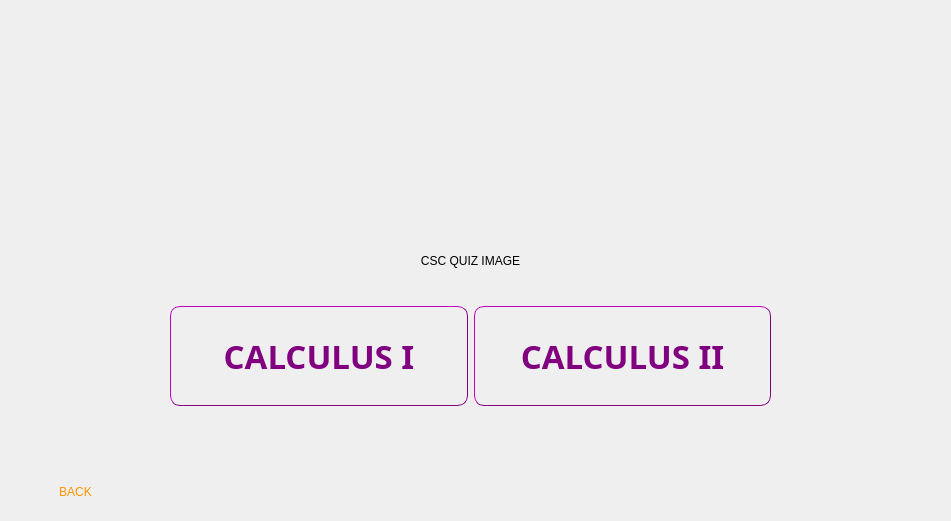
<?xml version="1.0" encoding="UTF-8"?>
<ui version="4.0">
 <class>mathsquizDialog</class>
 <widget class="QDialog" name="mathsquizDialog">
  <property name="geometry">
   <rect>
    <x>0</x>
    <y>0</y>
    <width>951</width>
    <height>521</height>
   </rect>
  </property>
  <property name="windowTitle">
   <string>Dialog</string>
  </property>
  <widget class="QStackedWidget" name="stackedWidgetMaths">
   <property name="geometry">
    <rect>
     <x>0</x>
     <y>0</y>
     <width>941</width>
     <height>521</height>
    </rect>
   </property>
   <property name="currentIndex">
    <number>0</number>
   </property>
   <widget class="QWidget" name="MathsmainPage">
    <widget class="QLabel" name="MathsQuizPic">
     <property name="geometry">
      <rect>
       <x>0</x>
       <y>0</y>
       <width>941</width>
       <height>521</height>
      </rect>
     </property>
     <property name="text">
      <string>CSC QUIZ IMAGE</string>
     </property>
     <property name="scaledContents">
      <bool>true</bool>
     </property>
     <property name="alignment">
      <set>Qt::AlignCenter</set>
     </property>
    </widget>
    <widget class="QPushButton" name="Back2_btn">
     <property name="geometry">
      <rect>
       <x>20</x>
       <y>471</y>
       <width>111</width>
       <height>41</height>
      </rect>
     </property>
     <property name="styleSheet">
      <string notr="true">background-image:url(:/img/blackBacground.jpeg);
color: rgb(255, 147, 0);
font: 900 17pt &quot;Avenir&quot;;
border-radius: 10px;</string>
     </property>
     <property name="text">
      <string>BACK</string>
     </property>
    </widget>
    <widget class="QWidget" name="horizontalLayoutWidget">
     <property name="geometry">
      <rect>
       <x>170</x>
       <y>300</y>
       <width>601</width>
       <height>112</height>
      </rect>
     </property>
     <layout class="QHBoxLayout" name="horizontalLayout">
      <item>
       <widget class="QPushButton" name="Csc111_btn">
        <property name="minimumSize">
         <size>
          <width>0</width>
          <height>100</height>
         </size>
        </property>
        <property name="font">
         <font>
          <family>Noteworthy</family>
          <pointsize>25</pointsize>
          <bold>true</bold>
         </font>
        </property>
        <property name="styleSheet">
         <string notr="true">background-image:url(:/img/background3_Pic.jpeg);
color: purple;
border-width: 1px;
border-color: purple;
border-style: outset;
border-radius: 10px;</string>
        </property>
        <property name="text">
         <string>CALCULUS I</string>
        </property>
       </widget>
      </item>
      <item>
       <widget class="QPushButton" name="Csc211_btn">
        <property name="minimumSize">
         <size>
          <width>0</width>
          <height>100</height>
         </size>
        </property>
        <property name="font">
         <font>
          <family>Noteworthy</family>
          <pointsize>25</pointsize>
          <bold>true</bold>
         </font>
        </property>
        <property name="styleSheet">
         <string notr="true">background-image:url(:/img/background3_Pic.jpeg);
color: purple;
border-width: 1px;
border-color: purple;
border-style: outset;
border-radius: 10px;</string>
        </property>
        <property name="text">
         <string>CALCULUS II</string>
        </property>
       </widget>
      </item>
     </layout>
    </widget>
   </widget>
   <widget class="QWidget" name="Calc1Readypage">
    <widget class="QLabel" name="calc1_Pic">
     <property name="geometry">
      <rect>
       <x>0</x>
       <y>0</y>
       <width>941</width>
       <height>521</height>
      </rect>
     </property>
     <property name="text">
      <string>CSC 111 Quiz Image background</string>
     </property>
     <property name="scaledContents">
      <bool>true</bool>
     </property>
     <property name="alignment">
      <set>Qt::AlignCenter</set>
     </property>
    </widget>
    <widget class="QLabel" name="Calc1Descrip">
     <property name="geometry">
      <rect>
       <x>170</x>
       <y>140</y>
       <width>611</width>
       <height>231</height>
      </rect>
     </property>
     <property name="font">
      <font>
       <family>Charter</family>
       <bold>true</bold>
      </font>
     </property>
     <property name="styleSheet">
      <string notr="true">color: #FF6BBE;</string>
     </property>
     <property name="text">
      <string>&lt;html&gt;&lt;head/&gt;&lt;body&gt;&lt;p align=&quot;center&quot;&gt;&lt;span style=&quot; font-size:18pt; color:#ffffff;&quot;&gt;This quiz assesses your understanding of Calculus I concepts, including limits, derivatives and applications of derivatives. The 10 questions aim to evaluate your proficiency in these fundamental aspects. Get ready to showcase your mathematiccal skills and reinforce your knowledge. &lt;/span&gt;&lt;/p&gt;&lt;/body&gt;&lt;/html&gt;</string>
     </property>
     <property name="wordWrap">
      <bool>true</bool>
     </property>
    </widget>
    <widget class="QPushButton" name="Ready_btn">
     <property name="geometry">
      <rect>
       <x>360</x>
       <y>350</y>
       <width>211</width>
       <height>81</height>
      </rect>
     </property>
     <property name="font">
      <font>
       <family>Noteworthy</family>
       <pointsize>25</pointsize>
       <bold>true</bold>
      </font>
     </property>
     <property name="styleSheet">
      <string notr="true">background-image:url(:/img/background3_Pic.jpeg);
color: purple;
border-width: 1px;
border-color: purple;
border-style: outset;
border-radius: 10px;</string>
     </property>
     <property name="text">
      <string>Ready</string>
     </property>
    </widget>
    <widget class="QPushButton" name="Back_btn">
     <property name="geometry">
      <rect>
       <x>40</x>
       <y>471</y>
       <width>100</width>
       <height>41</height>
      </rect>
     </property>
     <property name="styleSheet">
      <string notr="true">background-image:url(:/img/blackBacground.jpeg);
color: rgb(255, 147, 0);
font: 900 17pt &quot;Avenir&quot;;
border-radius: 10px;</string>
     </property>
     <property name="text">
      <string>BACK</string>
     </property>
    </widget>
   </widget>
   <widget class="QWidget" name="Calc1QuizDisplay">
    <widget class="QLabel" name="QuizCsc111Pic">
     <property name="geometry">
      <rect>
       <x>0</x>
       <y>0</y>
       <width>941</width>
       <height>521</height>
      </rect>
     </property>
     <property name="text">
      <string>CSC 111 Quiz Pic at the top</string>
     </property>
     <property name="scaledContents">
      <bool>true</bool>
     </property>
     <property name="alignment">
      <set>Qt::AlignCenter</set>
     </property>
    </widget>
    <widget class="QPushButton" name="Confirm_btn">
     <property name="geometry">
      <rect>
       <x>400</x>
       <y>390</y>
       <width>151</width>
       <height>41</height>
      </rect>
     </property>
     <property name="font">
      <font>
       <family>Noteworthy</family>
       <pointsize>25</pointsize>
       <bold>true</bold>
      </font>
     </property>
     <property name="styleSheet">
      <string notr="true">background-image:url(:/img/background3_Pic.jpeg);
color: purple;
border-width: 1px;
border-color: purple;
border-style: outset;
border-radius: 10px;</string>
     </property>
     <property name="text">
      <string>CONFIRM</string>
     </property>
    </widget>
    <widget class="QPushButton" name="Exit_btn">
     <property name="geometry">
      <rect>
       <x>40</x>
       <y>470</y>
       <width>91</width>
       <height>31</height>
      </rect>
     </property>
     <property name="font">
      <font>
       <family>Avenir</family>
       <pointsize>17</pointsize>
       <italic>false</italic>
       <bold>true</bold>
      </font>
     </property>
     <property name="styleSheet">
      <string notr="true">background-image:url(:/img/blackBacground.jpeg);
color: rgb(255, 147, 0);
font: 900 17pt &quot;Avenir&quot;;
border-radius: 10px;</string>
     </property>
     <property name="text">
      <string>EXIT</string>
     </property>
    </widget>
    <widget class="QWidget" name="gridLayoutWidget">
     <property name="geometry">
      <rect>
       <x>20</x>
       <y>240</y>
       <width>911</width>
       <height>111</height>
      </rect>
     </property>
     <layout class="QGridLayout" name="gridLayout">
      <item row="1" column="0">
       <widget class="QRadioButton" name="option1_Rbtn">
        <property name="font">
         <font>
          <family>Arial Black</family>
          <pointsize>14</pointsize>
          <bold>true</bold>
         </font>
        </property>
        <property name="text">
         <string>RadioButton</string>
        </property>
       </widget>
      </item>
      <item row="1" column="2">
       <widget class="QRadioButton" name="option3_Rbtn">
        <property name="font">
         <font>
          <family>Arial Black</family>
          <pointsize>14</pointsize>
          <bold>true</bold>
         </font>
        </property>
        <property name="text">
         <string>RadioButton</string>
        </property>
       </widget>
      </item>
      <item row="1" column="1">
       <widget class="QRadioButton" name="option2_Rbtn">
        <property name="font">
         <font>
          <family>Arial Black</family>
          <pointsize>14</pointsize>
          <bold>true</bold>
         </font>
        </property>
        <property name="text">
         <string>RadioButton</string>
        </property>
       </widget>
      </item>
      <item row="1" column="3">
       <widget class="QRadioButton" name="option4_Rbtn">
        <property name="font">
         <font>
          <family>Arial Black</family>
          <pointsize>14</pointsize>
          <bold>true</bold>
         </font>
        </property>
        <property name="text">
         <string>RadioButton</string>
        </property>
       </widget>
      </item>
     </layout>
    </widget>
    <widget class="QLabel" name="questionTxt">
     <property name="geometry">
      <rect>
       <x>130</x>
       <y>120</y>
       <width>701</width>
       <height>101</height>
      </rect>
     </property>
     <property name="font">
      <font>
       <family>Arial Black</family>
       <pointsize>25</pointsize>
       <bold>true</bold>
      </font>
     </property>
     <property name="text">
      <string>&lt;html&gt;&lt;head/&gt;&lt;body&gt;&lt;p align=&quot;center&quot;&gt;QUESTION TEXT&lt;/p&gt;&lt;/body&gt;&lt;/html&gt;</string>
     </property>
     <property name="alignment">
      <set>Qt::AlignCenter</set>
     </property>
    </widget>
    <widget class="QLabel" name="pts">
     <property name="geometry">
      <rect>
       <x>350</x>
       <y>80</y>
       <width>111</width>
       <height>16</height>
      </rect>
     </property>
     <property name="font">
      <font>
       <pointsize>18</pointsize>
       <bold>true</bold>
      </font>
     </property>
     <property name="text">
      <string>       POINTS :</string>
     </property>
    </widget>
    <widget class="QLabel" name="pointsVal_lbl">
     <property name="geometry">
      <rect>
       <x>470</x>
       <y>80</y>
       <width>87</width>
       <height>16</height>
      </rect>
     </property>
     <property name="font">
      <font>
       <pointsize>18</pointsize>
       <bold>true</bold>
      </font>
     </property>
     <property name="text">
      <string> pointsVal</string>
     </property>
    </widget>
    <widget class="QLabel" name="label_4">
     <property name="geometry">
      <rect>
       <x>500</x>
       <y>80</y>
       <width>181</width>
       <height>16</height>
      </rect>
     </property>
     <property name="font">
      <font>
       <pointsize>18</pointsize>
       <bold>true</bold>
      </font>
     </property>
     <property name="text">
      <string>/      10</string>
     </property>
    </widget>
   </widget>
   <widget class="QWidget" name="Calc2Readypage">
    <widget class="QPushButton" name="Back_btn_2">
     <property name="geometry">
      <rect>
       <x>40</x>
       <y>470</y>
       <width>100</width>
       <height>41</height>
      </rect>
     </property>
     <property name="styleSheet">
      <string notr="true">background-image:url(:/img/blackBacground.jpeg);
color: rgb(255, 147, 0);
font: 900 17pt &quot;Avenir&quot;;
border-radius: 10px;</string>
     </property>
     <property name="text">
      <string>BACK</string>
     </property>
    </widget>
    <widget class="QLabel" name="Cal2_Pic">
     <property name="geometry">
      <rect>
       <x>0</x>
       <y>0</y>
       <width>941</width>
       <height>521</height>
      </rect>
     </property>
     <property name="text">
      <string>CSC 211 Quiz Image background</string>
     </property>
     <property name="scaledContents">
      <bool>true</bool>
     </property>
     <property name="alignment">
      <set>Qt::AlignCenter</set>
     </property>
    </widget>
    <widget class="QLabel" name="Calc2Descrip">
     <property name="geometry">
      <rect>
       <x>230</x>
       <y>180</y>
       <width>511</width>
       <height>131</height>
      </rect>
     </property>
     <property name="font">
      <font>
       <family>Charter</family>
       <bold>true</bold>
      </font>
     </property>
     <property name="text">
      <string>&lt;html&gt;&lt;head/&gt;&lt;body&gt;&lt;p align=&quot;center&quot;&gt;&lt;span style=&quot; font-size:18pt; color:#ffffff;&quot;&gt;This quiz assesses your understanding of Calculus II concepts, including Intregration, techniques of integration, Apllication of integration and Series and Sequencies. The 10 questions aim to evaluate your proficiency in these fundamental aspects. Get ready to showcase your mathematical skills and reinforce your knowledge. &lt;/span&gt;&lt;/p&gt;&lt;/body&gt;&lt;/html&gt;</string>
     </property>
     <property name="wordWrap">
      <bool>true</bool>
     </property>
    </widget>
    <widget class="QPushButton" name="Ready_btn_2">
     <property name="geometry">
      <rect>
       <x>370</x>
       <y>350</y>
       <width>211</width>
       <height>81</height>
      </rect>
     </property>
     <property name="font">
      <font>
       <family>Noteworthy</family>
       <pointsize>25</pointsize>
       <bold>true</bold>
      </font>
     </property>
     <property name="styleSheet">
      <string notr="true">background-image:url(:/img/background3_Pic.jpeg);
color: purple;
border-width: 1px;
border-color: purple;
border-style: outset;
border-radius: 10px;</string>
     </property>
     <property name="text">
      <string>Ready</string>
     </property>
    </widget>
    <zorder>Cal2_Pic</zorder>
    <zorder>Back_btn_2</zorder>
    <zorder>Calc2Descrip</zorder>
    <zorder>Ready_btn_2</zorder>
   </widget>
   <widget class="QWidget" name="Calc2QuizDisplay">
    <widget class="QWidget" name="gridLayoutWidget_4">
     <property name="geometry">
      <rect>
       <x>20</x>
       <y>240</y>
       <width>911</width>
       <height>111</height>
      </rect>
     </property>
     <layout class="QGridLayout" name="gridLayout_4">
      <item row="1" column="0">
       <widget class="QRadioButton" name="option1_Rbtn_II">
        <property name="font">
         <font>
          <family>Arial Black</family>
          <pointsize>14</pointsize>
          <bold>true</bold>
         </font>
        </property>
        <property name="text">
         <string>RadioButton</string>
        </property>
       </widget>
      </item>
      <item row="1" column="2">
       <widget class="QRadioButton" name="option3_Rbtn_II">
        <property name="font">
         <font>
          <family>Arial Black</family>
          <pointsize>14</pointsize>
          <bold>true</bold>
         </font>
        </property>
        <property name="text">
         <string>RadioButton</string>
        </property>
       </widget>
      </item>
      <item row="1" column="1">
       <widget class="QRadioButton" name="option2_Rbtn_II">
        <property name="font">
         <font>
          <family>Arial Black</family>
          <pointsize>14</pointsize>
          <bold>true</bold>
         </font>
        </property>
        <property name="text">
         <string>RadioButton</string>
        </property>
       </widget>
      </item>
      <item row="1" column="3">
       <widget class="QRadioButton" name="option4_Rbtn_II">
        <property name="font">
         <font>
          <family>Arial Black</family>
          <pointsize>14</pointsize>
          <bold>true</bold>
         </font>
        </property>
        <property name="text">
         <string>RadioButton</string>
        </property>
       </widget>
      </item>
     </layout>
    </widget>
    <widget class="QPushButton" name="Confirm_btn_II">
     <property name="geometry">
      <rect>
       <x>400</x>
       <y>400</y>
       <width>151</width>
       <height>41</height>
      </rect>
     </property>
     <property name="font">
      <font>
       <family>Noteworthy</family>
       <pointsize>25</pointsize>
       <bold>true</bold>
      </font>
     </property>
     <property name="styleSheet">
      <string notr="true">background-image:url(:/img/background3_Pic.jpeg);
color: purple;
border-width: 1px;
border-color: purple;
border-style: outset;
border-radius: 10px;</string>
     </property>
     <property name="text">
      <string>CONFIRM</string>
     </property>
    </widget>
    <widget class="QPushButton" name="Exit_btn_II">
     <property name="geometry">
      <rect>
       <x>40</x>
       <y>480</y>
       <width>91</width>
       <height>31</height>
      </rect>
     </property>
     <property name="font">
      <font>
       <family>Avenir</family>
       <pointsize>17</pointsize>
       <italic>false</italic>
       <bold>true</bold>
      </font>
     </property>
     <property name="styleSheet">
      <string notr="true">background-image:url(:/img/blackBacground.jpeg);
color: rgb(255, 147, 0);
font: 900 17pt &quot;Avenir&quot;;
border-radius: 10px;</string>
     </property>
     <property name="text">
      <string>EXIT</string>
     </property>
    </widget>
    <widget class="QLabel" name="QuizCsc211Pic">
     <property name="geometry">
      <rect>
       <x>0</x>
       <y>0</y>
       <width>941</width>
       <height>521</height>
      </rect>
     </property>
     <property name="text">
      <string>CSC 211 Quiz Pic at the top</string>
     </property>
     <property name="scaledContents">
      <bool>true</bool>
     </property>
     <property name="alignment">
      <set>Qt::AlignCenter</set>
     </property>
    </widget>
    <widget class="QLabel" name="label_10">
     <property name="geometry">
      <rect>
       <x>500</x>
       <y>90</y>
       <width>181</width>
       <height>16</height>
      </rect>
     </property>
     <property name="font">
      <font>
       <pointsize>18</pointsize>
       <bold>true</bold>
      </font>
     </property>
     <property name="text">
      <string>/      10</string>
     </property>
    </widget>
    <widget class="QLabel" name="pointsVal_lbl_II">
     <property name="geometry">
      <rect>
       <x>470</x>
       <y>90</y>
       <width>87</width>
       <height>16</height>
      </rect>
     </property>
     <property name="font">
      <font>
       <pointsize>18</pointsize>
       <bold>true</bold>
      </font>
     </property>
     <property name="text">
      <string> pointsVal</string>
     </property>
    </widget>
    <widget class="QLabel" name="pts_II">
     <property name="geometry">
      <rect>
       <x>350</x>
       <y>90</y>
       <width>111</width>
       <height>16</height>
      </rect>
     </property>
     <property name="font">
      <font>
       <pointsize>18</pointsize>
       <bold>true</bold>
      </font>
     </property>
     <property name="text">
      <string>       POINTS :</string>
     </property>
    </widget>
    <widget class="QLabel" name="questionTxt_II">
     <property name="geometry">
      <rect>
       <x>130</x>
       <y>120</y>
       <width>701</width>
       <height>101</height>
      </rect>
     </property>
     <property name="font">
      <font>
       <family>Arial Black</family>
       <pointsize>25</pointsize>
       <bold>true</bold>
      </font>
     </property>
     <property name="text">
      <string>&lt;html&gt;&lt;head/&gt;&lt;body&gt;&lt;p align=&quot;center&quot;&gt;QUESTION TEXT&lt;/p&gt;&lt;/body&gt;&lt;/html&gt;</string>
     </property>
     <property name="alignment">
      <set>Qt::AlignCenter</set>
     </property>
    </widget>
    <zorder>QuizCsc211Pic</zorder>
    <zorder>gridLayoutWidget_4</zorder>
    <zorder>Confirm_btn_II</zorder>
    <zorder>Exit_btn_II</zorder>
    <zorder>label_10</zorder>
    <zorder>pointsVal_lbl_II</zorder>
    <zorder>pts_II</zorder>
    <zorder>questionTxt_II</zorder>
   </widget>
   <widget class="QWidget" name="Calc2summary">
    <widget class="QLabel" name="summaryTxt_II">
     <property name="geometry">
      <rect>
       <x>200</x>
       <y>50</y>
       <width>541</width>
       <height>101</height>
      </rect>
     </property>
     <property name="font">
      <font>
       <family>Noteworthy</family>
       <pointsize>45</pointsize>
       <bold>true</bold>
      </font>
     </property>
     <property name="styleSheet">
      <string notr="true">color: #FF6BBE;</string>
     </property>
     <property name="text">
      <string>&lt;html&gt;&lt;head/&gt;&lt;body&gt;&lt;p align=&quot;center&quot;&gt;&lt;span style=&quot; font-size:48pt; color:#ff40ff;&quot;&gt;SUMARY OF THE QUIZ&lt;/span&gt;&lt;/p&gt;&lt;/body&gt;&lt;/html&gt;</string>
     </property>
     <property name="alignment">
      <set>Qt::AlignCenter</set>
     </property>
    </widget>
    <widget class="QLabel" name="Congrats_lbl_II">
     <property name="geometry">
      <rect>
       <x>180</x>
       <y>340</y>
       <width>581</width>
       <height>101</height>
      </rect>
     </property>
     <property name="font">
      <font>
       <pointsize>35</pointsize>
       <bold>true</bold>
      </font>
     </property>
     <property name="text">
      <string>TextLabel</string>
     </property>
     <property name="alignment">
      <set>Qt::AlignCenter</set>
     </property>
    </widget>
    <widget class="QPushButton" name="Close_btn_II">
     <property name="geometry">
      <rect>
       <x>20</x>
       <y>470</y>
       <width>100</width>
       <height>41</height>
      </rect>
     </property>
     <property name="styleSheet">
      <string notr="true">background-image:url(:/img/blackBacground.jpeg);
color: rgb(255, 147, 0);
font: 900 17pt &quot;Avenir&quot;;
border-radius: 10px;</string>
     </property>
     <property name="text">
      <string>CLOSE</string>
     </property>
    </widget>
    <widget class="QLabel" name="finalScore_II">
     <property name="geometry">
      <rect>
       <x>160</x>
       <y>190</y>
       <width>401</width>
       <height>101</height>
      </rect>
     </property>
     <property name="font">
      <font>
       <pointsize>90</pointsize>
       <bold>true</bold>
      </font>
     </property>
     <property name="text">
      <string>pointsVal</string>
     </property>
     <property name="alignment">
      <set>Qt::AlignCenter</set>
     </property>
    </widget>
    <widget class="QLabel" name="label_11">
     <property name="geometry">
      <rect>
       <x>430</x>
       <y>170</y>
       <width>251</width>
       <height>131</height>
      </rect>
     </property>
     <property name="font">
      <font>
       <pointsize>90</pointsize>
       <bold>true</bold>
      </font>
     </property>
     <property name="text">
      <string>/    10</string>
     </property>
     <property name="alignment">
      <set>Qt::AlignCenter</set>
     </property>
    </widget>
    <widget class="QLabel" name="summaryPic_II">
     <property name="geometry">
      <rect>
       <x>0</x>
       <y>0</y>
       <width>941</width>
       <height>521</height>
      </rect>
     </property>
     <property name="text">
      <string>CSC 111 Quiz Pic at the top</string>
     </property>
     <property name="scaledContents">
      <bool>true</bool>
     </property>
     <property name="alignment">
      <set>Qt::AlignCenter</set>
     </property>
    </widget>
    <zorder>summaryPic_II</zorder>
    <zorder>summaryTxt_II</zorder>
    <zorder>Congrats_lbl_II</zorder>
    <zorder>Close_btn_II</zorder>
    <zorder>finalScore_II</zorder>
    <zorder>label_11</zorder>
   </widget>
   <widget class="QWidget" name="Calc1summary">
    <widget class="QLabel" name="summaryPic">
     <property name="geometry">
      <rect>
       <x>0</x>
       <y>0</y>
       <width>941</width>
       <height>521</height>
      </rect>
     </property>
     <property name="text">
      <string>CSC 111 Quiz Pic at the top</string>
     </property>
     <property name="scaledContents">
      <bool>true</bool>
     </property>
     <property name="alignment">
      <set>Qt::AlignCenter</set>
     </property>
    </widget>
    <widget class="QLabel" name="summaryTxt">
     <property name="geometry">
      <rect>
       <x>200</x>
       <y>40</y>
       <width>541</width>
       <height>101</height>
      </rect>
     </property>
     <property name="font">
      <font>
       <family>Noteworthy</family>
       <pointsize>45</pointsize>
       <bold>true</bold>
      </font>
     </property>
     <property name="styleSheet">
      <string notr="true">color: #FF6BBE;</string>
     </property>
     <property name="text">
      <string>&lt;html&gt;&lt;head/&gt;&lt;body&gt;&lt;p align=&quot;center&quot;&gt;&lt;span style=&quot; font-size:48pt; color:#ff40ff;&quot;&gt;SUMARY OF THE QUIZ&lt;/span&gt;&lt;/p&gt;&lt;/body&gt;&lt;/html&gt;</string>
     </property>
     <property name="alignment">
      <set>Qt::AlignCenter</set>
     </property>
    </widget>
    <widget class="QLabel" name="label_5">
     <property name="geometry">
      <rect>
       <x>430</x>
       <y>160</y>
       <width>251</width>
       <height>131</height>
      </rect>
     </property>
     <property name="font">
      <font>
       <pointsize>90</pointsize>
       <bold>true</bold>
      </font>
     </property>
     <property name="text">
      <string>/    10</string>
     </property>
     <property name="alignment">
      <set>Qt::AlignCenter</set>
     </property>
    </widget>
    <widget class="QLabel" name="Congrats_lbl">
     <property name="geometry">
      <rect>
       <x>190</x>
       <y>340</y>
       <width>581</width>
       <height>101</height>
      </rect>
     </property>
     <property name="font">
      <font>
       <pointsize>35</pointsize>
       <bold>true</bold>
      </font>
     </property>
     <property name="text">
      <string>TextLabel</string>
     </property>
     <property name="alignment">
      <set>Qt::AlignCenter</set>
     </property>
    </widget>
    <widget class="QLabel" name="finalScore">
     <property name="geometry">
      <rect>
       <x>160</x>
       <y>180</y>
       <width>401</width>
       <height>101</height>
      </rect>
     </property>
     <property name="font">
      <font>
       <pointsize>90</pointsize>
       <bold>true</bold>
      </font>
     </property>
     <property name="text">
      <string>pointsVal</string>
     </property>
     <property name="alignment">
      <set>Qt::AlignCenter</set>
     </property>
    </widget>
    <widget class="QPushButton" name="Close_btn">
     <property name="geometry">
      <rect>
       <x>20</x>
       <y>471</y>
       <width>100</width>
       <height>41</height>
      </rect>
     </property>
     <property name="styleSheet">
      <string notr="true">background-image:url(:/img/blackBacground.jpeg);
color: rgb(255, 147, 0);
font: 900 17pt &quot;Avenir&quot;;
border-radius: 10px;</string>
     </property>
     <property name="text">
      <string>CLOSE</string>
     </property>
    </widget>
   </widget>
  </widget>
 </widget>
 <resources/>
 <connections/>
</ui>
